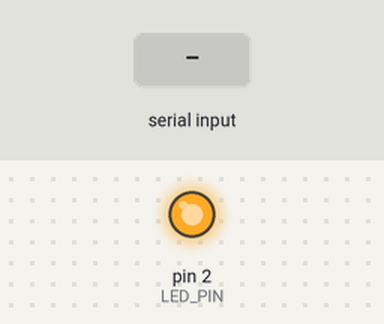
A sketch run on a simulated Arduino Uno, built with avr-gcc and run on an emulated ATmega328P. Parts: output pins drawn as LEDs (lit = HIGH). Inputs (shaded band) come from the test bench.

Above: at 1.3 s.
1.4 s: "1" received over the second serial link
At 1.8 s:
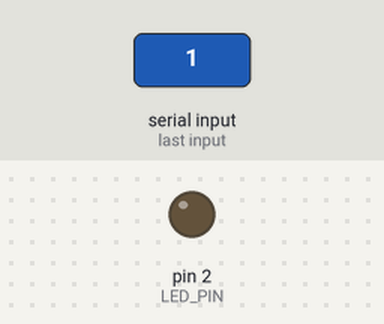
Timing chart, 0 to 4.4 s (numbered marks = the images above; inputs shaded):
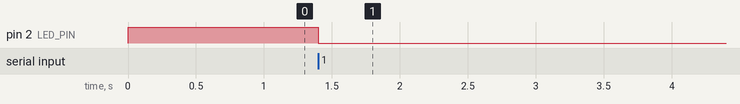

The sketch:

AttinyBluetoothDemo.ino
```cpp
#include <SoftwareSerial.h>;
SoftwareSerial Bluetooth(3, 4);
#define LED_PIN 2
int LED_STATE = 1;

void setup() {
  Bluetooth.begin(9600);
  pinMode(LED_PIN,OUTPUT);
  digitalWrite(LED_PIN,LED_STATE);
  delay(100);
}

void loop() {
  if (Bluetooth.available()) {
    int cmd = Bluetooth.read();
    switch(cmd) {
      case '1':
        LED_STATE = !LED_STATE;
        digitalWrite(LED_PIN,LED_STATE);
        break;
      default:
        break;
    }
  }
}
```

Measured:
- after the input at 1.4 s, pin 2 (LED_PIN): HIGH → LOW at once
